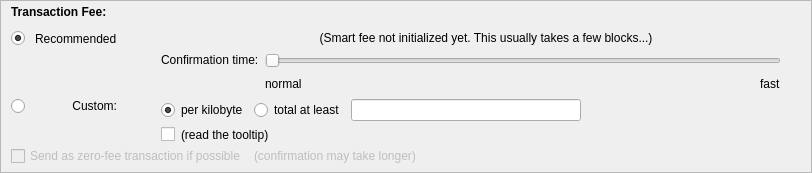
    <widget class="QFrame" name="frameFee">
     <property name="sizePolicy">
      <sizepolicy hsizetype="Expanding" vsizetype="Expanding">
       <horstretch>0</horstretch>
       <verstretch>0</verstretch>
      </sizepolicy>
     </property>
     <property name="maximumSize">
      <size>
       <width>16777215</width>
       <height>16777215</height>
      </size>
     </property>
     <property name="frameShape">
      <enum>QFrame::StyledPanel</enum>
     </property>
     <property name="frameShadow">
      <enum>QFrame::Sunken</enum>
     </property>
     <layout class="QVBoxLayout" name="verticalLayoutFee1">
      <property name="spacing">
       <number>0</number>
      </property>
      <property name="leftMargin">
       <number>0</number>
      </property>
      <property name="topMargin">
       <number>0</number>
      </property>
      <property name="rightMargin">
       <number>0</number>
      </property>
      <property name="bottomMargin">
       <number>0</number>
      </property>
      <item>
       <layout class="QVBoxLayout" name="verticalLayoutFee2" stretch="0,0,0">
        <property name="spacing">
         <number>0</number>
        </property>
        <property name="leftMargin">
         <number>10</number>
        </property>
        <property name="topMargin">
         <number>0</number>
        </property>
        <item>
         <layout class="QHBoxLayout" name="horizontalLayoutFee1">
          <property name="bottomMargin">
           <number>0</number>
          </property>
          <item>
           <layout class="QVBoxLayout" name="verticalLayoutFee7">
            <property name="spacing">
             <number>0</number>
            </property>
            <item>
             <spacer name="verticalSpacerSmartFee">
              <property name="orientation">
               <enum>Qt::Vertical</enum>
              </property>
              <property name="sizeType">
               <enum>QSizePolicy::Fixed</enum>
              </property>
              <property name="sizeHint" stdset="0">
               <size>
                <width>1</width>
                <height>4</height>
               </size>
              </property>
             </spacer>
            </item>
            <item>
             <layout class="QHBoxLayout" name="horizontalLayoutSmartFee">
              <property name="spacing">
               <number>10</number>
              </property>
              <item>
               <widget class="QLabel" name="labelFeeHeadline">
                <property name="sizePolicy">
                 <sizepolicy hsizetype="Preferred" vsizetype="Maximum">
                  <horstretch>0</horstretch>
                  <verstretch>0</verstretch>
                 </sizepolicy>
                </property>
                <property name="font">
                 <font>
                  <weight>75</weight>
                  <bold>true</bold>
                 </font>
                </property>
                <property name="styleSheet">
                 <string notr="true">font-weight:bold;</string>
                </property>
                <property name="text">
                 <string>Transaction Fee:</string>
                </property>
               </widget>
              </item>
              <item>
               <widget class="QLabel" name="labelFeeMinimized">
                <property name="text">
                 <string/>
                </property>
               </widget>
              </item>
             </layout>
            </item>
            <item>
             <spacer name="verticalSpacer_5">
              <property name="orientation">
               <enum>Qt::Vertical</enum>
              </property>
              <property name="sizeHint" stdset="0">
               <size>
                <width>1</width>
                <height>1</height>
               </size>
              </property>
             </spacer>
            </item>
           </layout>
          </item>
          <item>
           <spacer name="horizontalSpacer_4">
            <property name="orientation">
             <enum>Qt::Horizontal</enum>
            </property>
            <property name="sizeHint" stdset="0">
             <size>
              <width>40</width>
              <height>20</height>
             </size>
            </property>
           </spacer>
          </item>
         </layout>
        </item>
        <item>
         <widget class="QFrame" name="frameFeeSelection">
          <layout class="QVBoxLayout" name="verticalLayoutFee12">
           <property name="spacing">
            <number>0</number>
           </property>
           <property name="leftMargin">
            <number>0</number>
           </property>
           <property name="topMargin">
            <number>0</number>
           </property>
           <property name="rightMargin">
            <number>0</number>
           </property>
           <property name="bottomMargin">
            <number>0</number>
           </property>
           <item>
            <layout class="QGridLayout" name="gridLayoutFee">
             <property name="topMargin">
              <number>10</number>
             </property>
             <property name="bottomMargin">
              <number>4</number>
             </property>
             <property name="horizontalSpacing">
              <number>10</number>
             </property>
             <property name="verticalSpacing">
              <number>4</number>
             </property>
             <item row="2" column="4">
              <layout class="QVBoxLayout" name="verticalLayoutFee8">
               <property name="spacing">
                <number>6</number>
               </property>
               <item>
                <layout class="QHBoxLayout" name="horizontalLayoutFee13">
                 <item>
                  <widget class="QRadioButton" name="radioCustomPerKilobyte">
                   <property name="toolTip">
                    <string>If the custom fee is set to 1000 uIMADAs and the transaction is only 250 bytes, then &quot;per kilobyte&quot; only pays 250 uIMADAs in fee,&lt;br /&gt;while &quot;at least&quot; pays 1000 uIMADAs. For transactions bigger than a kilobyte both pay by kilobyte.</string>
                   </property>
                   <property name="text">
                    <string>per kilobyte</string>
                   </property>
                   <property name="checked">
                    <bool>true</bool>
                   </property>
                   <attribute name="buttonGroup">
                    <string notr="true">groupCustomFee</string>
                   </attribute>
                  </widget>
                 </item>
                 <item>
                  <widget class="QRadioButton" name="radioCustomAtLeast">
                   <property name="toolTip">
                    <string>If the custom fee is set to 1000 uIMADAs and the transaction is only 250 bytes, then &quot;per kilobyte&quot; only pays 250 uIMADAs in fee,&lt;br /&gt;while &quot;total at least&quot; pays 1000 uIMADAs. For transactions bigger than a kilobyte both pay by kilobyte.</string>
                   </property>
                   <property name="text">
                    <string>total at least</string>
                   </property>
                   <attribute name="buttonGroup">
                    <string notr="true">groupCustomFee</string>
                   </attribute>
                  </widget>
                 </item>
                 <item>
                  <widget class="BitcoinAmountField" name="customFee"/>
                 </item>
                 <item>
                  <spacer name="horizontalSpacer_6">
                   <property name="orientation">
                    <enum>Qt::Horizontal</enum>
                   </property>
                   <property name="sizeHint" stdset="0">
                    <size>
                     <width>1</width>
                     <height>1</height>
                    </size>
                   </property>
                  </spacer>
                 </item>
                </layout>
               </item>
               <item>
                <layout class="QHBoxLayout" name="horizontalLayoutFee8">
                 <item>
                  <widget class="QCheckBox" name="checkBoxMinimumFee">
                   <property name="toolTip">
                    <string>Paying only the minimum fee is just fine as long as there is less transaction volume than space in the blocks.&lt;br /&gt;But be aware that this can end up in a never confirming transaction once there is more demand for IMADA transactions than the network can process.</string>
                   </property>
                   <property name="text">
                    <string/>
                   </property>
                  </widget>
                 </item>
                 <item>
                  <widget class="QLabel" name="labelMinFeeWarning">
                   <property name="enabled">
                    <bool>true</bool>
                   </property>
                   <property name="toolTip">
                    <string>Paying only the minimum fee is just fine as long as there is less transaction volume than space in the blocks.&lt;br /&gt;But be aware that this can end up in a never confirming transaction once there is more demand for IMADA transactions than the network can process.</string>
                   </property>
                   <property name="text">
                    <string>(read the tooltip)</string>
                   </property>
                   <property name="margin">
                    <number>5</number>
                   </property>
                  </widget>
                 </item>
                 <item>
                  <spacer name="horizontalSpacer_2">
                   <property name="orientation">
                    <enum>Qt::Horizontal</enum>
                   </property>
                   <property name="sizeHint" stdset="0">
                    <size>
                     <width>1</width>
                     <height>1</height>
                    </size>
                   </property>
                  </spacer>
                 </item>
                </layout>
               </item>
              </layout>
             </item>
             <item row="1" column="0">
              <layout class="QVBoxLayout" name="verticalLayoutFee4" stretch="1">
               <item>
                <spacer name="verticalSpacer_2">
                 <property name="orientation">
                  <enum>Qt::Vertical</enum>
                 </property>
                 <property name="sizeHint" stdset="0">
                  <size>
                   <width>1</width>
                   <height>1</height>
                  </size>
                 </property>
                </spacer>
               </item>
              </layout>
             </item>
             <item row="2" column="0">
              <layout class="QVBoxLayout" name="verticalLayoutFee9" stretch="0,1">
               <item>
                <widget class="QRadioButton" name="radioCustomFee">
                 <property name="text">
                  <string/>
                 </property>
                 <attribute name="buttonGroup">
                  <string notr="true">groupFee</string>
                 </attribute>
                </widget>
               </item>
               <item>
                <spacer name="verticalSpacer_6">
                 <property name="orientation">
                  <enum>Qt::Vertical</enum>
                 </property>
                 <property name="sizeHint" stdset="0">
                  <size>
                   <width>1</width>
                   <height>1</height>
                  </size>
                 </property>
                </spacer>
               </item>
              </layout>
             </item>
             <item row="1" column="4">
              <layout class="QVBoxLayout" name="verticalLayoutFee3" stretch="0,0,1">
               <property name="spacing">
                <number>6</number>
               </property>
               <property name="topMargin">
                <number>2</number>
               </property>
               <item>
                <layout class="QHBoxLayout" name="horizontalLayoutFee12">
                 <item>
                  <spacer name="horizontalSpacer_5">
                   <property name="orientation">
                    <enum>Qt::Horizontal</enum>
                   </property>
                   <property name="sizeHint" stdset="0">
                    <size>
                     <width>1</width>
                     <height>1</height>
                    </size>
                   </property>
                  </spacer>
                 </item>
                </layout>
               </item>
               <item>
                <layout class="QHBoxLayout" name="horizontalLayoutFee9">
                 <item>
                  <layout class="QVBoxLayout" name="verticalLayoutFee6">
                   <item>
                    <widget class="QLabel" name="labelSmartFee3">
                     <property name="text">
                      <string>Confirmation time:</string>
                     </property>
                     <property name="margin">
                      <number>2</number>
                     </property>
                    </widget>
                   </item>
                   <item>
                    <spacer name="verticalSpacer_3">
                     <property name="orientation">
                      <enum>Qt::Vertical</enum>
                     </property>
                     <property name="sizeHint" stdset="0">
                      <size>
                       <width>1</width>
                       <height>1</height>
                      </size>
                     </property>
                    </spacer>
                   </item>
                  </layout>
                 </item>
                 <item>
                  <layout class="QVBoxLayout" name="verticalLayoutFee5">
                   <property name="rightMargin">
                    <number>30</number>
                   </property>
                   <item>
                    <widget class="QSlider" name="sliderSmartFee">
                     <property name="minimum">
                      <number>0</number>
                     </property>
                     <property name="maximum">
                      <number>24</number>
                     </property>
                     <property name="pageStep">
                      <number>1</number>
                     </property>
                     <property name="value">
                      <number>0</number>
                     </property>
                     <property name="orientation">
                      <enum>Qt::Horizontal</enum>
                     </property>
                     <property name="invertedAppearance">
                      <bool>false</bool>
                     </property>
                     <property name="invertedControls">
                      <bool>false</bool>
                     </property>
                     <property name="tickPosition">
                      <enum>QSlider::NoTicks</enum>
                     </property>
                    </widget>
                   </item>
                   <item>
                    <layout class="QHBoxLayout" name="horizontalLayoutFee10">
                     <item>
                      <widget class="QLabel" name="labelSmartFeeNormal">
                       <property name="text">
                        <string>normal</string>
                       </property>
                      </widget>
                     </item>
                     <item>
                      <spacer name="horizontalSpacer_3">
                       <property name="orientation">
                        <enum>Qt::Horizontal</enum>
                       </property>
                       <property name="sizeHint" stdset="0">
                        <size>
                         <width>40</width>
                         <height>20</height>
                        </size>
                       </property>
                      </spacer>
                     </item>
                     <item>
                      <widget class="QLabel" name="labelSmartFeeFast">
                       <property name="text">
                        <string>fast</string>
                       </property>
                      </widget>
                     </item>
                    </layout>
                   </item>
                  </layout>
                 </item>
                </layout>
               </item>
               <item>
                <spacer name="verticalSpacer_4">
                 <property name="orientation">
                  <enum>Qt::Vertical</enum>
                 </property>
                 <property name="sizeHint" stdset="0">
                  <size>
                   <width>1</width>
                   <height>1</height>
                  </size>
                 </property>
                </spacer>
               </item>
              </layout>
             </item>
             <item row="0" column="1">
              <widget class="QLabel" name="labelSmartFee_2">
               <property name="text">
                <string>Recommended</string>
               </property>
              </widget>
             </item>
             <item row="0" column="0">
              <widget class="QRadioButton" name="radioSmartFee">
               <property name="text">
                <string/>
               </property>
               <property name="checked">
                <bool>true</bool>
               </property>
               <attribute name="buttonGroup">
                <string notr="true">groupFee</string>
               </attribute>
              </widget>
             </item>
             <item row="2" column="1">
              <widget class="QLabel" name="labelCustomFee">
               <property name="text">
                <string>Custom:</string>
               </property>
               <property name="alignment">
                <set>Qt::AlignRight|Qt::AlignTop|Qt::AlignTrailing</set>
               </property>
              </widget>
             </item>
             <item row="0" column="2">
              <widget class="QLabel" name="labelSmartFee">
               <property name="text">
                <string/>
               </property>
               <property name="margin">
                <number>2</number>
               </property>
              </widget>
             </item>
             <item row="0" column="3">
              <widget class="QLabel" name="labelFeeEstimation">
               <property name="text">
                <string/>
               </property>
              </widget>
             </item>
             <item row="0" column="4">
              <widget class="QLabel" name="labelSmartFee2">
               <property name="text">
                <string>(Smart fee not initialized yet. This usually takes a few blocks...)</string>
               </property>
               <property name="alignment">
                <set>Qt::AlignHCenter</set>
               </property>
               <property name="wordWrap">
                <bool>true</bool>
               </property>
               <property name="margin">
                <number>2</number>
               </property>
              </widget>
             </item>
            </layout>
           </item>
           <item>
            <layout class="QHBoxLayout" name="horizontalLayoutFee5" stretch="0,0,0">
             <property name="spacing">
              <number>8</number>
             </property>
             <property name="bottomMargin">
              <number>4</number>
             </property>
             <item>
              <widget class="QCheckBox" name="checkBoxFreeTx">
               <property name="enabled">
                <bool>false</bool>
               </property>
               <property name="mouseTracking">
                <bool>true</bool>
               </property>
               <property name="text">
                <string>Send as zero-fee transaction if possible</string>
               </property>
              </widget>
             </item>
             <item>
              <widget class="QLabel" name="labelFreeTx">
               <property name="enabled">
                <bool>false</bool>
               </property>
               <property name="text">
                <string>(confirmation may take longer)</string>
               </property>
               <property name="margin">
                <number>5</number>
               </property>
              </widget>
             </item>
             <item>
              <spacer name="horizontalSpacerFee5">
               <property name="orientation">
                <enum>Qt::Horizontal</enum>
               </property>
               <property name="sizeHint" stdset="0">
                <size>
                 <width>1</width>
                 <height>1</height>
                </size>
               </property>
              </spacer>
             </item>
            </layout>
           </item>
           <item>
            <spacer name="verticalSpacerFee2">
             <property name="orientation">
              <enum>Qt::Vertical</enum>
             </property>
             <property name="sizeHint" stdset="0">
              <size>
               <width>1</width>
               <height>1</height>
              </size>
             </property>
            </spacer>
           </item>
          </layout>
         </widget>
        </item>
        <item>
         <spacer name="verticalSpacerFee">
          <property name="orientation">
           <enum>Qt::Vertical</enum>
          </property>
          <property name="sizeHint" stdset="0">
           <size>
            <width>800</width>
            <height>1</height>
           </size>
          </property>
         </spacer>
        </item>
       </layout>
      </item>
     </layout>
    </widget>
